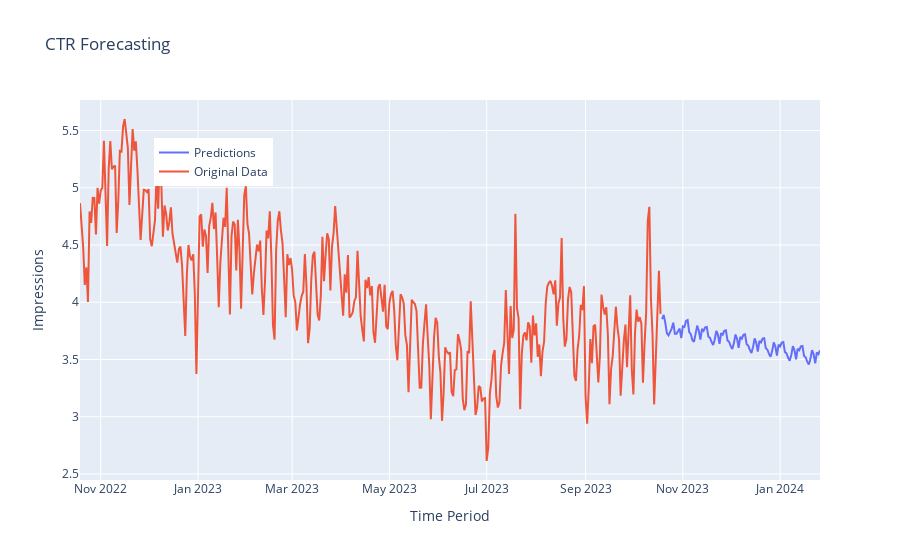

The cell this chart's notebook holds for it:
### Code cell
# Create a DataFrame with the original data and predictions
forecast = pd.DataFrame({'Original': time_series, 'Predictions': predictions})

# Plot the original data and predictions
fig = go.Figure()

fig.add_trace(go.Scatter(x=forecast.index, y=forecast['Predictions'],
                         mode='lines', name='Predictions'))

fig.add_trace(go.Scatter(x=forecast.index, y=forecast['Original'],
                         mode='lines', name='Original Data'))

fig.update_layout(title='CTR Forecasting',
                  xaxis_title='Time Period',
                  yaxis_title='Impressions',
                  legend=dict(x=0.1, y=0.9),
                  showlegend=True)

fig.show()

### Figure 1 — Plotly figure (JSON) as saved in the notebook; plotly's stock layout.template omitted (floating-point values rounded to 4 significant figures; data arrays with more than 128 entries replaced by an {"elided": "..."} marker saying what was removed)
{"data": [{"mode": "lines", "name": "Predictions", "type": "scatter", "x": {"elided": "465 str values"}, "y": {"elided": "465 float values"}}, {"mode": "lines", "name": "Original Data", "type": "scatter", "x": {"elided": "465 str values"}, "y": {"elided": "465 float values"}}], "layout": {"legend": {"x": 0.1, "y": 0.9}, "showlegend": true, "title": {"text": "CTR Forecasting"}, "xaxis": {"title": {"text": "Time Period"}}, "yaxis": {"title": {"text": "Impressions"}}}}
